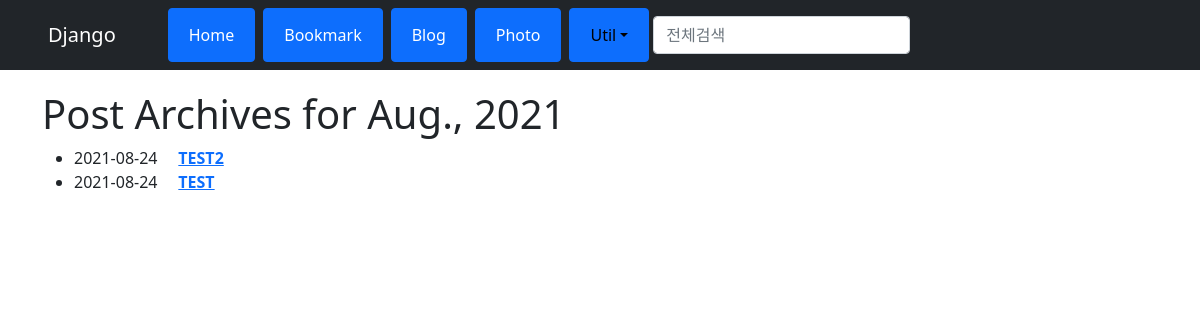
The app's page /blog2/archive/2021/aug/ with its own data.
### blog2/models.py (models this page shows, shortened)
class Post(models.Model):
    title = models.CharField(verbose_name='TITLE', max_length=50)
    slug = models.SlugField('SLUG', unique=True, allow_unicode=True, help_text='one word for title alias.')
    description = models.CharField('DESCRIPTION', max_length=100, blank=True, help_text='simple description text.')
    content = models.TextField('CONTENT')
    create_dt = models.DateTimeField('CREATE DATE', auto_now_add=True)
    modify_dt = models.DateTimeField('MODIFY DATE', auto_now=True)
    tags = TaggableManager(blank=True)
    class Meta:
        verbose_name = 'post'
        verbose_name_plural = 'posts'
        db_table = 'blog2_posts'
        ordering = ('-modify_dt',)

### blog2/views.py (the view)
# urls.py: path('archive/<int:year>/<str:month>/', views.PostMAV.as_view(), name='post_month_archive'),
class PostMAV(MonthArchiveView):
    model = Post
    date_field = 'modify_dt'

### blog2/templates/blog2/post_archive_month.html (shortened to what this page needs)
{% extends "base.html" %}
{% block content %}
<h1>Post Archives for {{ month|date:"N, Y" }}</h1>
<div>
    <ul>
        {% for post in object_list %}
        <li>{{ post.modify_dt|date:"Y-m-d" }} &nbsp;&nbsp;&nbsp;
            <a href="{{ post.get_absoulte_url }}"><strong>{{ post.title }}</strong></a>
        </li>
        {% endfor %}
    </ul>
</div>
{% endblock %}

### records on screen
Post: modify_dt "2021-08-24", title "TEST2"
Post: modify_dt "2021-08-24", title "TEST"

### other values on screen
{{ month|date:"N, Y" }} "Aug., 2021"
